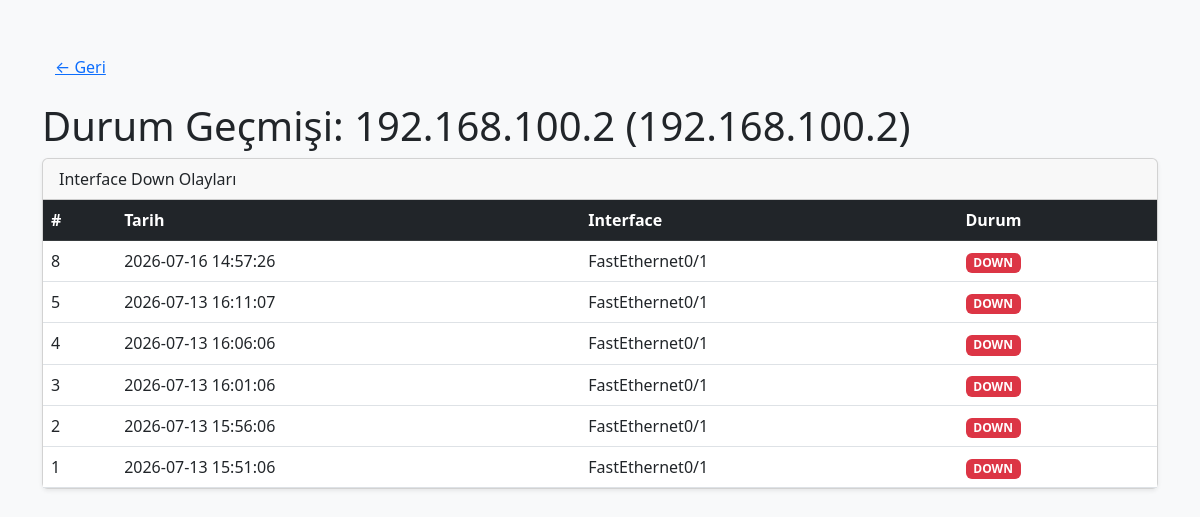
The page /history/192.168.100.2 (signed in) on the database its author committed.
### tables this page shows
CREATE TABLE device_history (
            id INTEGER PRIMARY KEY AUTOINCREMENT,
            tarih TEXT,
            user_id INTEGER,
            host TEXT,
            hostname TEXT,
            interface TEXT,
            status TEXT
        );

### app.py (the view)
@app.route('/history/<host>')
@login_required
def device_history(host):
    history = history_listele(current_user.id, host)
    devices = get_user_devices(current_user.id)
    device = next((d for d in devices if d["host"] == host), None)
    hostname = device["hostname"] if device else host
    return render_template('device_history.html', host=host, hostname=hostname, history=history)

### app.py (called while the page is built)
@login_manager.user_loader
def load_user(user_id):
    import sqlite3
    conn = sqlite3.connect("audit.db")
    c = conn.cursor()
    c.execute("SELECT * FROM users WHERE id = ?", (user_id,))
    user = c.fetchone()
    conn.close()
    if user:
        return User(user[0], user[1], user[3])
    return None

def get_user_devices(user_id):
    with user_caches_lock:
        return list(user_caches.get(user_id, []))

### database.py (called while the page is built)
def _get_conn():
    return sqlite3.connect(DB_FILE)

def history_listele(user_id, host=None):
    conn = _get_conn()
    c = conn.cursor()
    if host:
        c.execute(
            "SELECT * FROM device_history WHERE user_id = ? AND host = ? ORDER BY id DESC LIMIT 100",
            (user_id, host)
        )
    else:
        c.execute(
            "SELECT * FROM device_history WHERE user_id = ? ORDER BY id DESC LIMIT 100",
            (user_id,)
        )
    rows = c.fetchall()
    conn.close()
    return rows

### templates/device_history.html (shortened to what this page needs)
<!DOCTYPE html>
<html lang="tr">
<head>
    <link href="https://cdn.jsdelivr.net/npm/bootstrap@5.3.0/dist/css/bootstrap.min.css" rel="stylesheet">
</head>
<body class="bg-light">
    <div class="container py-5">
        <a href="/" class="btn btn-link mb-3">← Geri</a>
        <h1> Durum Geçmişi: {{ hostname }} ({{ host }})</h1>
        {% if not history %}
        <div class="alert alert-info">
            Henüz durum değişikliği kaydedilmemiş. Interface down olduğunda otomatik kaydedilecek.
        </div>
        {% else %}
        <div class="card shadow-sm mb-4">
            <div class="card-header">Interface Down Olayları</div>
            <div class="card-body p-0">
                <table class="table table-hover mb-0">
                    <thead class="table-dark">
                        <tr>
                            <th>#</th>
                            <th>Tarih</th>
                            <th>Interface</th>
                            <th>Durum</th>
                        </tr>
                    </thead>
                    <tbody>
                        {% for h in history %}
                        <tr>
                            <td>{{ h[0] }}</td>
                            <td>{{ h[1] }}</td>
                            <td>{{ h[5] }}</td>
                            <td>
                                {% if h[6] == "down" %}
                                    <span class="badge bg-danger">DOWN</span>
                                {% else %}
                                    <span class="badge bg-success">UP</span>
                                {% endif %}
                            </td>
                        </tr>
                        {% endfor %}
                    </tbody>
                </table>
            </div>
        </div>
        {% endif %}
    </div>
</body>
</html>

### rows shown on the page
device_history: id "8", tarih "2026-07-16 14:57:26", interface "FastEthernet0/1", status "DOWN"
device_history: id "5", tarih "2026-07-13 16:11:07", interface "FastEthernet0/1", status "DOWN"
device_history: id "4", tarih "2026-07-13 16:06:06", interface "FastEthernet0/1", status "DOWN"
device_history: id "3", tarih "2026-07-13 16:01:06", interface "FastEthernet0/1", status "DOWN"
device_history: id "2", tarih "2026-07-13 15:56:06", interface "FastEthernet0/1", status "DOWN"
device_history: id "1", tarih "2026-07-13 15:51:06", interface "FastEthernet0/1", status "DOWN"

### other values the page prints
{{ hostname }} "192.168.100.2"
{{ host }} "192.168.100.2"
